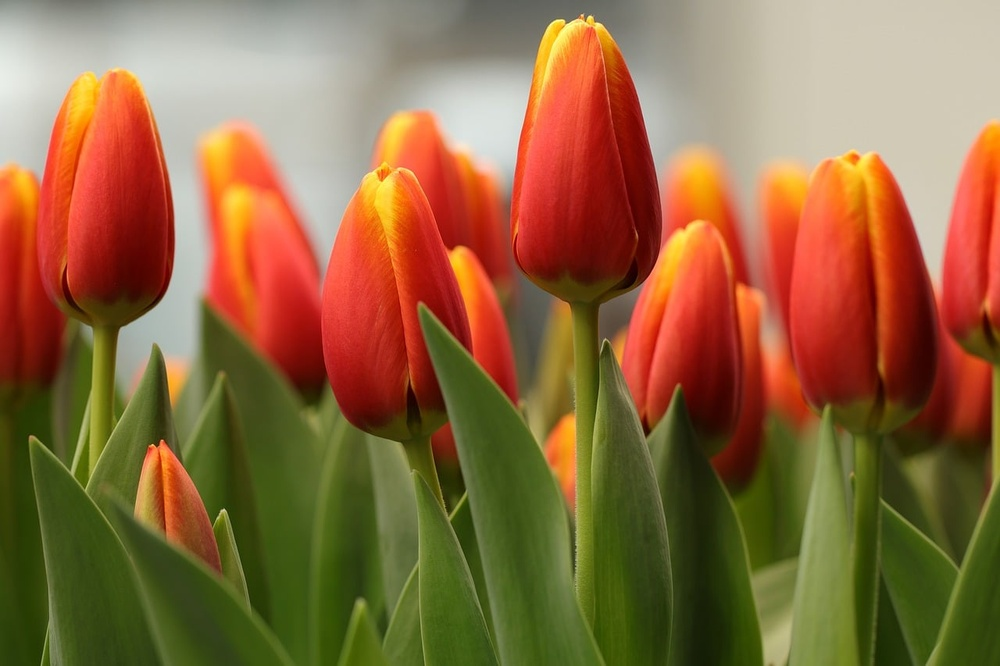
//> input picture resources/test_image.jpg, 1000 x 666 px, shrunk from 1280 x 853 before the run
$ ./main1   (built with g++ and OpenCV 4)
//> lines starting //> are read from the running program, lines starting //| are printed output that depends on the picture; after the words box and inside, x2 and y2 are one past the last pixel; in counts of white or black regions, pixels touching at a corner belong together
#include "common/common.hpp"
  //主函数
    int main() {
    cv::Mat gray,binary,adaptive,smooth,edges,maskHigh,maskLow,mask;
    cv::Mat equailized,dilated,eroded,opened,closed,rotated;

    //读入图片
    cv::Mat img = cv::imread("resources/test_image.jpg");
//> img is the input picture: 666 rows x 1000 cols, CV_8UC3; mean B, G, R 63.9, 103.8, 141.8
    if (img.empty()) {
    std::cout << "找不到图片" << std::endl;
    return -1;
}   //cv::imshow("Original", img);
    cv::imwrite("result/task1_images/original.png", img);//原图


    cv::Mat meanImg,gaussianImg,medianImg;
    cv::cvtColor(img,gray,cv::COLOR_BGR2GRAY);
    cv::imwrite("result/task1_images/gray.png",gray);;//灰度化


    cv::Mat hsv, channels[3];
    cv::cvtColor(img, hsv, cv::COLOR_BGR2HSV);
//> hsv: 666 rows x 1000 cols, CV_8UC3; mean H, S, V 24.5, 155.8, 147.7
    cv::split(hsv, channels);
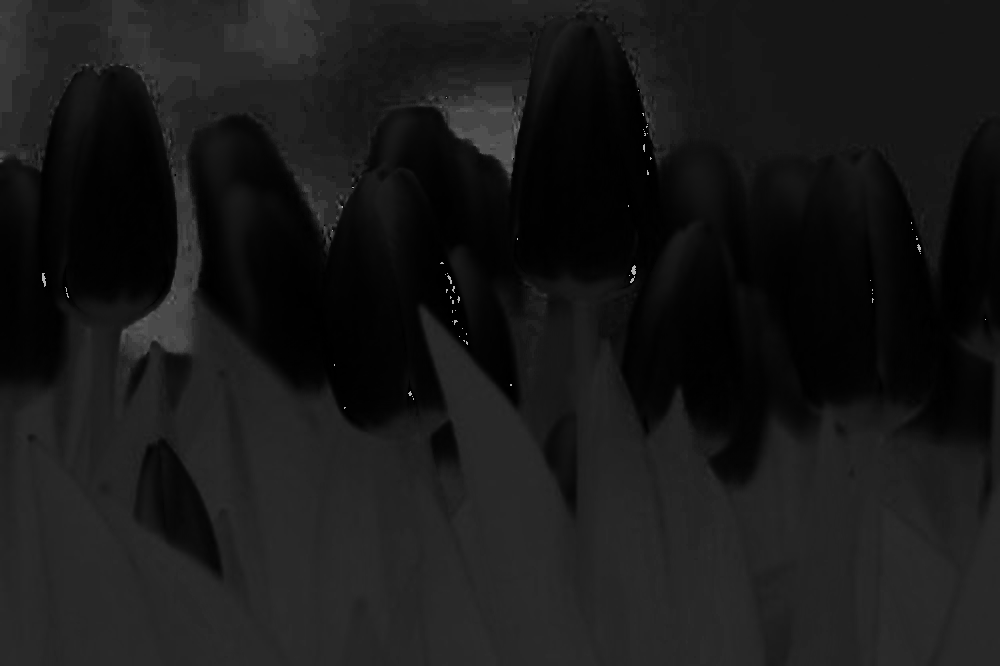
//> channels[0]: 666 rows x 1000 cols, CV_8UC1; min 0, max 179, mean 24.5
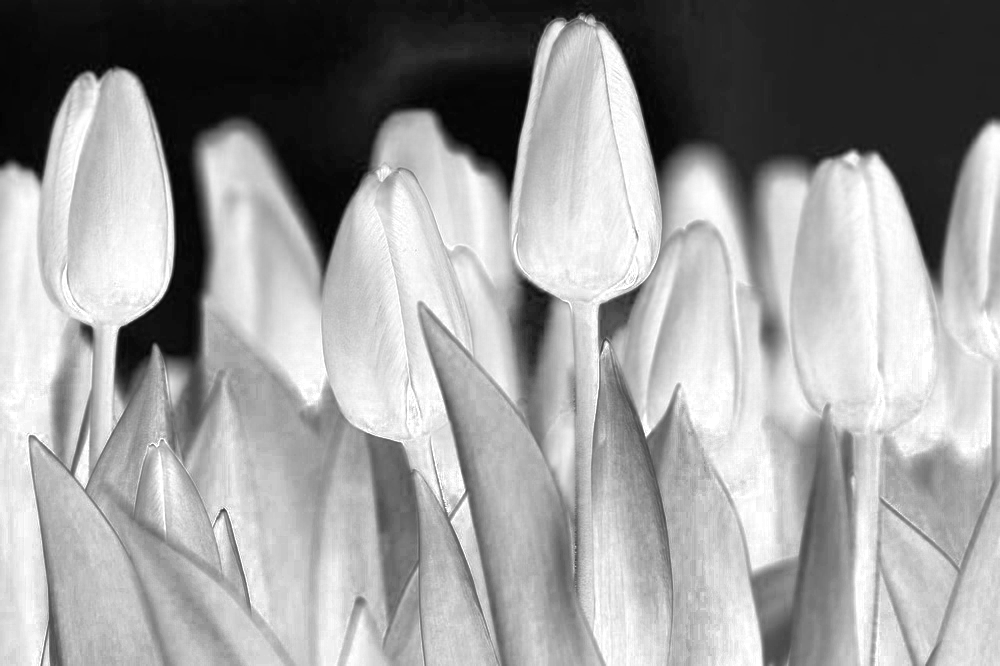
//> channels[1]: 666 rows x 1000 cols, CV_8UC1; min 0, max 255, mean 155.8
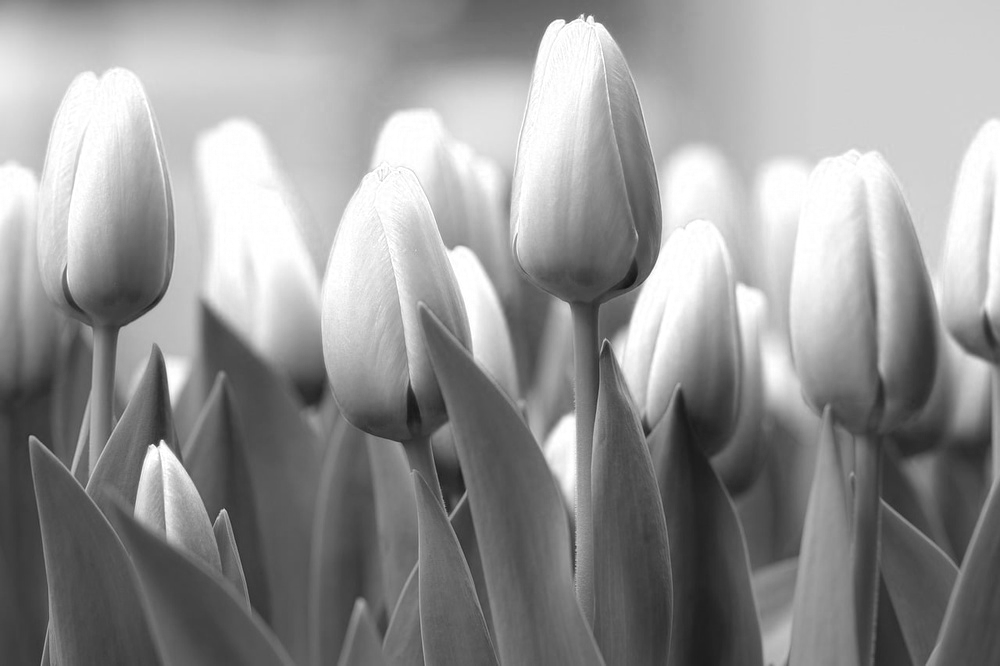
//> channels[2]: 666 rows x 1000 cols, CV_8UC1; min 18, max 255, mean 147.7
    //cv::imshow("H", channels[0]);
    // cv::imshow("S", channels[1]);
    // cv::imshow("V", channels[2]);
    cv::imwrite("result/task1_images/hsv_h.png", channels[0]);
    cv::imwrite("result/task1_images/hsv_s.png", channels[1]);
    cv::imwrite("result/task1_images/hsv_v.png", channels[2]);//单通道图
    //cv::cvtColor(img,hsv,cv::COLOR_BGR2HSV);


    //开始滤波
    blur(gray,meanImg,cv::Size(5,5));
    GaussianBlur(gray,gaussianImg,cv::Size(5,5),1.5);
    cv::medianBlur(gray,medianImg,5);
    //cv::imshow("meanImg",meanImg);
    //cv::imshow("Gaussian",gaussianImg);
    //cv::imshow("Median",medianImg);
    cv::imwrite("result/task1_images/mean.png", meanImg);
    cv::imwrite("result/task1_images/gaussian.png", gaussianImg);
    cv::imwrite("result/task1_images/median.png",medianImg);
    //滤波结束
    //cv::adaptiveThreshold(gray,adaptive,255,cv::ADAPTIVE_THRESH_GAUSSIAN_C,cv::THRESH_BINARY,11,2);

    //imshow("Adaptive",adaptive);


    //开始生成掩膜
    inRange(hsv,cv::Scalar(0,80,100),cv::Scalar(17,255,255),maskLow);
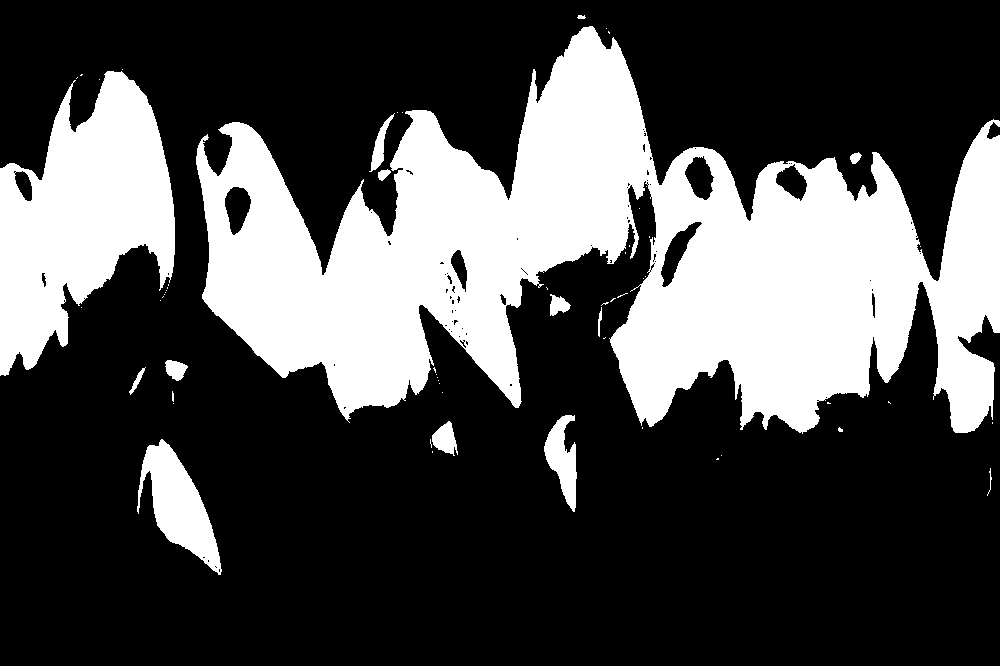
//> maskLow: 666 rows x 1000 cols, CV_8UC1; 30% white; 60 white regions (46 under 20 px), largest, box (x1, y1, x2, y2) and area: (196, 26, 1000, 434) 159483, (0, 71, 175, 376) 31115, (137, 439, 222, 575) 5132
    inRange(hsv,cv::Scalar(160,80,100),cv::Scalar(179,255,255),maskHigh);
//> maskHigh: 666 rows x 1000 cols, CV_8UC1; 0.03% white in thin lines or dots, all inside (x1, y1, x2, y2) = (42, 129, 921, 409)
    bitwise_or(maskLow,maskHigh,mask);
//> mask: 666 rows x 1000 cols, CV_8UC1; 30% white; 59 white regions (45 under 20 px), largest, box (x1, y1, x2, y2) and area: (196, 26, 1000, 434) 159660, (0, 71, 175, 376) 31151, (137, 439, 222, 575) 5132
    // imshow("Redmask",mask);
    cv::imwrite("result/task1_images/redmask.png", mask);

    // [9 lines of commented-out code are left out]


    cv::Mat kernel =cv::getStructuringElement(cv::MORPH_RECT, cv::Size(5, 5));
    //生成形态学操作的核

    dilate(mask, dilated, kernel);
//> dilated: 666 rows x 1000 cols, CV_8UC1; 33.1% white; 16 white regions, largest, box (x1, y1, x2, y2) and area: (194, 24, 1000, 436) 175302, (0, 67, 177, 378) 33853, (135, 437, 224, 577) 6212
    erode(mask, eroded, kernel);
//> eroded: 666 rows x 1000 cols, CV_8UC1; 27.1% white; 13 white regions (4 under 20 px), largest, box (x1, y1, x2, y2) and area: (198, 29, 1000, 431) 145873, (0, 73, 173, 373) 28697, (143, 443, 218, 566) 4092
    morphologyEx(mask, opened,cv::MORPH_OPEN, kernel);
//> opened: 666 rows x 1000 cols, CV_8UC1; 29.7% white; 11 white regions (1 under 20 px), largest, box (x1, y1, x2, y2) and area: (196, 27, 1000, 433) 158653, (0, 71, 175, 375) 31003, (141, 441, 220, 568) 4928
    morphologyEx(mask, closed,cv::MORPH_CLOSE, kernel);
//> closed: 666 rows x 1000 cols, CV_8UC1; 30.2% white; 33 white regions (20 under 20 px)
    cv::morphologyEx(mask, opened, cv::MORPH_OPEN, kernel);
    cv::imwrite("result/task1_images/erode.png", eroded);
    cv::imwrite("result/task1_images/dilate.png", dilated);
    cv::imwrite("result/task1_images/open.png", opened);
    cv::imwrite("result/task1_images/close.png", closed);


    cv::Mat result = img.clone();
     std::vector<std::vector<cv::Point>> contours;
     cv::findContours(closed, contours, cv::RETR_EXTERNAL, cv::CHAIN_APPROX_SIMPLE);
//> contours = 33 contours, 22 with area under 20; largest, box (x1, y1, x2, y2) and area: (196, 26, 1000, 434) 162667, (0, 69, 175, 376) 31166, (137, 439, 222, 575) 4958, (544, 415, 577, 512) 1601, (430, 421, 458, 456) 546
    for (size_t i = 0; i < contours.size(); ++i) {
        double area = cv::contourArea(contours[i]);
        if (area < 500.0) continue;
        cv::Rect box = cv::boundingRect(contours[i]);
        cv::rectangle(result, box, cv::Scalar(0, 0, 255), 2);
        cv::drawContours(result, contours, static_cast<int>(i), cv::Scalar(0, 255, 0), 2);
        std::string areaText = "Area: " + std::to_string((int)area);//图形上方标注
        cv::putText(result, areaText, cv::Point(box.x, box.y - 5), cv::FONT_HERSHEY_SIMPLEX, 0.5, cv::Scalar(255, 0, 0), 1);//文字位置
    }
//> this loop made 33 passes
//> (area, box, areaText) on passes 4, 7, 8, 29, 32: (4958.5, Rect(137, 439, 85, 136), "Area: 4958"), (546.5, Rect(430, 421, 28, 35), "Area: 546"), (1601, Rect(544, 415, 33, 97), "Area: 1601"), (31165.5, Rect(0, 69, 175, 307), "Area: 31165"), (162667, Rect(196, 26, 804, 408), "Area: 162667")
//> area on passes 16, 17, 18, 22, 26, 33: 91, 292.5, 39, 260.5, 77.5, 20
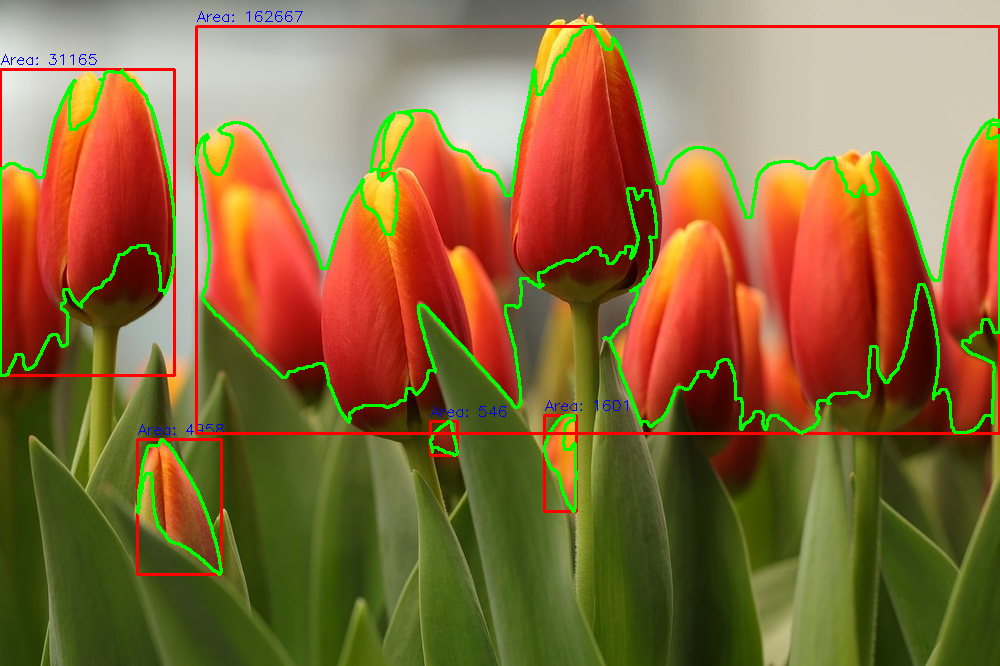
//> result: 666 rows x 1000 cols, CV_8UC3; 4.93% of pixels changed, all inside (x1, y1, x2, y2) = (0, 11, 1000, 576)
    cv::circle(result, cv::Point(img.cols / 2, img.rows / 2), 100, cv::Scalar(255, 0, 0), 3);//绘画一个圆
//> result: 666 rows x 1000 cols, CV_8UC3; 0.47% of pixels changed, all inside (x1, y1, x2, y2) = (398, 231, 603, 436)
    cv::imwrite("result/task1_images/contours_boxes.png", result);
    // imshow("Open", opened);
    // imshow("Close", closed);

    cv::Rect cropRect(0, 0, img.cols / 2, img.rows / 2);  // x=0, y=0, 宽=原宽/2, 高=原高/2
//> cropRect = Rect(0, 0, 500, 333)
    cv::Mat cropped = img(cropRect);                       // 用矩形ROI截取
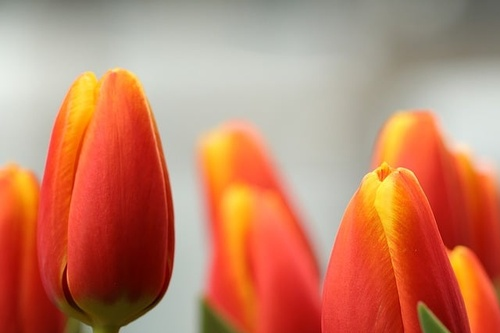
//> cropped: 333 rows x 500 cols, CV_8UC3; mean B, G, R 102.9, 128.4, 194.8
    cv::imwrite("result/task1_images/crop_top_left.png", cropped);//截取左上角四分之一

    cv::Point2f center(img.cols / 2.0, img.rows / 2.0);
//> center = Point(500, 333)
    double angle = 35.0;
    cv::Mat rotMat = cv::getRotationMatrix2D(center, angle, 1.0);
    cv::warpAffine(img, rotated, rotMat, img.size());
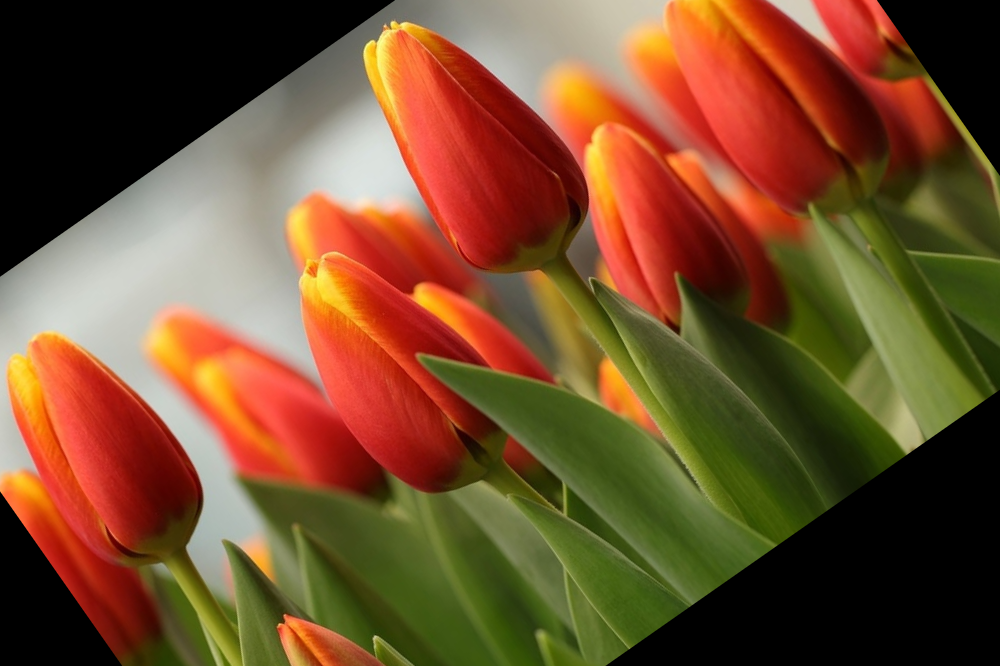
//> rotated: 666 rows x 1000 cols, CV_8UC3; mean B, G, R 45.8, 77.8, 115.2
    imwrite("result/task1_images/rotated.png", rotated);
}//旋转图像
